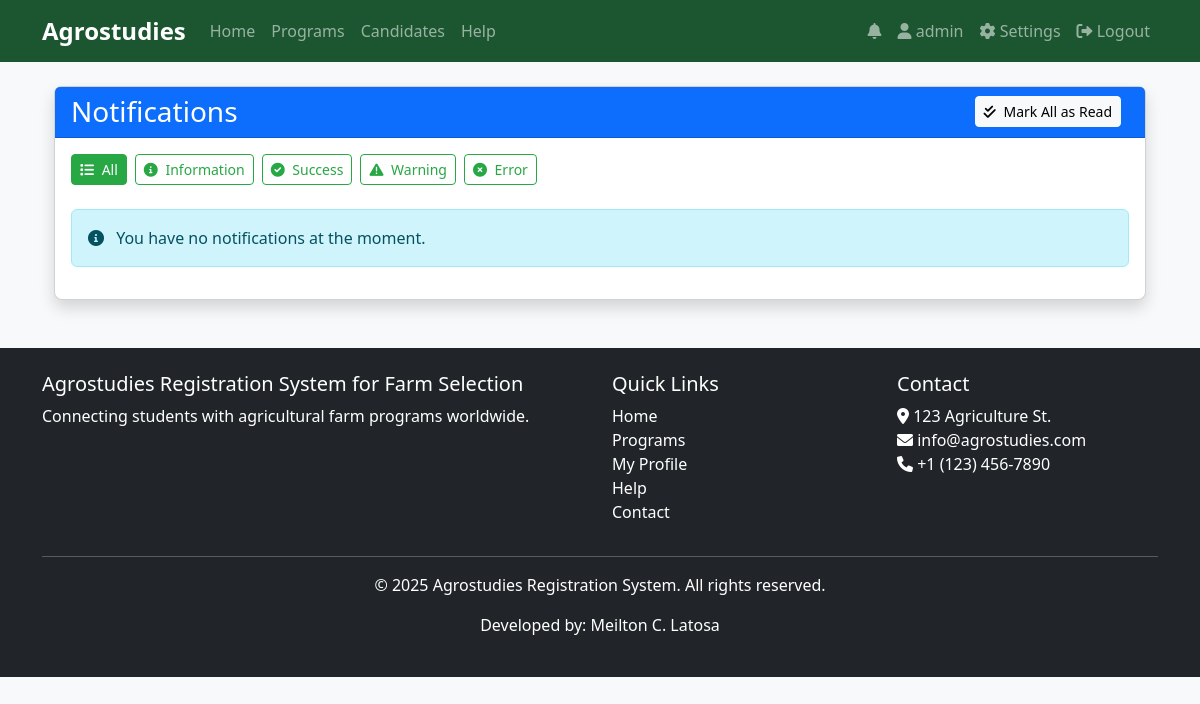
/notifications/ (signed in), run on an earlier commit of the app's database.
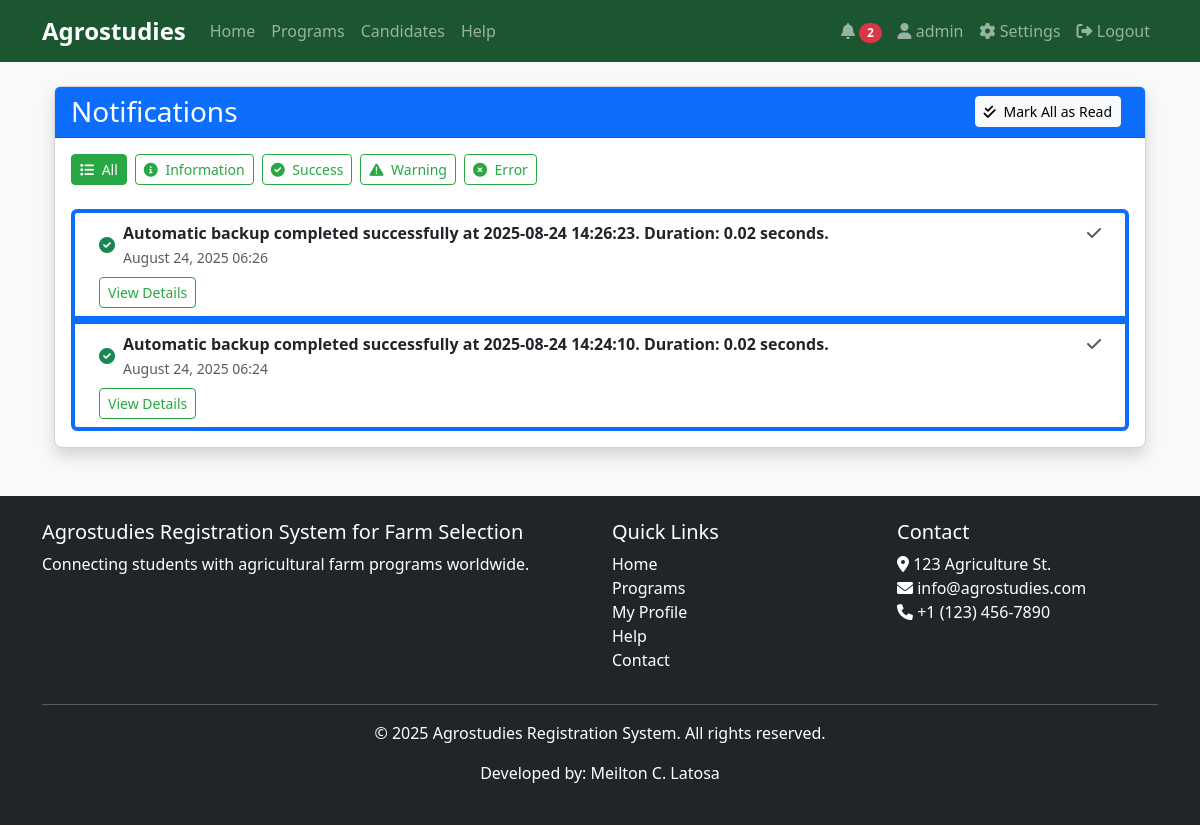
And on a later commit of the database.
### core/models.py (models this page shows, shortened)
class Notification(models.Model):
    INFO = 'info'
    SUCCESS = 'success'
    WARNING = 'warning'
    ERROR = 'error'
    NOTIFICATION_TYPES = [
        (INFO, 'Information'),
        (SUCCESS, 'Success'),
        (WARNING, 'Warning'),
        (ERROR, 'Error'),
    ]
    user = models.ForeignKey(User, on_delete=models.CASCADE, related_name='notifications')
    message = models.TextField()
    notification_type = models.CharField(max_length=10, choices=NOTIFICATION_TYPES, default=INFO)
    link = models.CharField(max_length=255, blank=True, null=True)
    created_at = models.DateTimeField(auto_now_add=True)
    read = models.BooleanField(default=False)
    class Meta:
        ordering = ['-created_at']
    @classmethod
    def clear_old_notifications(cls, user, days=30):
        from datetime import timedelta
        from django.utils import timezone
        cutoff_date = timezone.now() - timedelta(days=days)
        return cls.objects.filter(user=user, created_at__lt=cutoff_date).delete()

### core/views.py (the view)
# urls.py: path('notifications/', views.notifications, name='notifications'),
@login_required
def notifications(request):
    notification_type = request.GET.get('type', None)
    notifications_queryset = Notification.objects.filter(user=request.user)
    Notification.clear_old_notifications(request.user)
    if notification_type in [Notification.INFO, Notification.SUCCESS, Notification.WARNING, Notification.ERROR]:
        notifications_queryset = notifications_queryset.filter(notification_type=notification_type)
    notifications = notifications_queryset.order_by('read', '-created_at')
    paginator = Paginator(notifications, 20)  # Show 20 notifications per page
    page_number = request.GET.get('page')
    page_obj = paginator.get_page(page_number)
    return render(request, 'notifications.html', {
        'notifications': page_obj,
        'is_paginated': page_obj.has_other_pages(),
        'page_obj': page_obj,
        'current_type': notification_type,
        'notification_types': [
            {'code': Notification.INFO, 'name': 'Information'},
            {'code': Notification.SUCCESS, 'name': 'Success'},
            {'code': Notification.WARNING, 'name': 'Warning'},
            {'code': Notification.ERROR, 'name': 'Error'},
        ]
    })

### core/context_processors.py (called while the page is built)
def notification_count(request):
    if request.user.is_authenticated:
        unread_count = Notification.objects.filter(user=request.user, read=False).count()
        return {
            'unread_notifications_count': unread_count
        }
    return {
        'unread_notifications_count': 0
    }

### templates/notifications.html (shortened to what this page needs)
{% extends 'base.html' %}
{% block content %}
<div class="container mt-4">
    <div class="card shadow">
        <div class="card-header bg-primary text-white d-flex justify-content-between align-items-center">
            <h3 class="mb-0">Notifications</h3>
            <div>
                <a href="{% url 'mark_all_read' %}{% if current_type %}?type={{ current_type }}{% endif %}" class="btn btn-sm btn-light me-2">
                    <i class="fas fa-check-double me-1"></i> Mark All as Read
                </a>
            </div>
        </div>
        <div class="card-body">
            <div class="mb-3 d-flex flex-wrap">
                <a href="{% url 'notifications' %}" class="btn btn-sm {% if not current_type %}btn-primary{% else %}btn-outline-primary{% endif %} me-2 mb-2">
                    <i class="fas fa-list me-1"></i> All
                </a>
                {% for type in notification_types %}
                    <a href="{% url 'notifications' %}?type={{ type.code }}"
                       class="btn btn-sm {% if current_type == type.code %}btn-primary{% else %}btn-outline-primary{% endif %} me-2 mb-2">
                        {% if type.code == 'info' %}
                            <i class="fas fa-info-circle me-1"></i>
                        {% elif type.code == 'success' %}
                            <i class="fas fa-check-circle me-1"></i>
                        {% elif type.code == 'warning' %}
                            <i class="fas fa-exclamation-triangle me-1"></i>
                        {% elif type.code == 'error' %}
                            <i class="fas fa-times-circle me-1"></i>
                        {% endif %}
                        {{ type.name }}
                    </a>
                {% endfor %}
            </div>
            {% if notifications %}
                <ul class="list-group">
                    {% for notification in notifications %}
                        <li class="list-group-item {% if not notification.read %}border-start border-4 border-primary{% endif %} d-flex justify-content-between align-items-start">
                            <div class="ms-2 me-auto">
                                <div class="d-flex align-items-center">
                                    {% if notification.notification_type == 'info' %}
                                        <i class="fas fa-info-circle text-info me-2"></i>
                                    {% elif notification.notification_type == 'success' %}
                                        <i class="fas fa-check-circle text-success me-2"></i>
                                    {% elif notification.notification_type == 'warning' %}
                                        <i class="fas fa-exclamation-triangle text-warning me-2"></i>
                                    {% elif notification.notification_type == 'error' %}
                                        <i class="fas fa-times-circle text-danger me-2"></i>
                                    {% endif %}
                                    <div>
                                        <div class="fw-bold">{{ notification.message }}</div>
                                        <small class="text-muted">{{ notification.created_at|date:"F d, Y H:i" }}</small>
                                    </div>
                                </div>
                                {% if notification.link %}
                                    <div class="mt-2">
                                        <a href="{{ notification.link }}" class="btn btn-sm btn-outline-primary">View Details</a>
                                    </div>
                                {% endif %}
                            </div>
                            <div class="d-flex">
                                <a href="{% url 'mark_notification_read' notification.id %}" class="text-decoration-none me-2" title="Mark as read">
                                    <i class="fas fa-check text-muted"></i>
                                </a>
                            </div>
                        </li>
                    {% endfor %}
                </ul>
            {% else %}
                <div class="alert alert-info">
                    <i class="fas fa-info-circle me-2"></i> You have no notifications at the moment.
                </div>
            {% endif %}
        </div>
    </div>
</div>
{% endblock %}

### templates/base.html (shortened to what this page needs)
<!DOCTYPE html>
<html lang="en">
<head>
    <link href="https://cdn.jsdelivr.net/npm/bootstrap@5.3.0/dist/css/bootstrap.min.css" rel="stylesheet">
    <link rel="stylesheet" href="https://cdnjs.cloudflare.com/ajax/libs/font-awesome/6.0.0/css/all.min.css">
    <link rel="stylesheet" href="/static/css/main.css">
    <link rel="stylesheet" href="/static/css/modal-animations.css">
</head>
<body>
    <nav class="navbar navbar-expand-lg navbar-dark bg-dark">
        <div class="container">
            <a class="navbar-brand" href="{% url 'index' %}">Agrostudies</a>
            <div class="collapse navbar-collapse" id="navbarNav">
                <ul class="navbar-nav me-auto">
                    <li class="nav-item">
                        <a class="nav-link" href="{% url 'index' %}">Home</a>
                    </li>
                    <li class="nav-item">
                        <a class="nav-link" href="{% url 'program_list' %}">Programs</a>
                    </li>
                    {% if user.is_staff %}
                    <li class="nav-item">
                        <a class="nav-link" href="{% url 'candidate_list' %}">Candidates</a>
                    </li>
                    {% endif %}
                    <li class="nav-item">
                        <a class="nav-link" href="{% url 'help' %}">Help</a>
                    </li>
                </ul>
                <ul class="navbar-nav ms-auto">
                    {% if user.is_authenticated %}
                        <li class="nav-item dropdown">
                            <a class="nav-link" href="#" id="notificationDropdown" role="button" data-bs-toggle="dropdown" aria-expanded="false">
                                <i class="fas fa-bell"></i>
                                {% if unread_notifications_count > 0 %}
                                    <span class="badge rounded-pill bg-danger">{{ unread_notifications_count }}</span>
                                {% endif %}
                            </a>
                        </li>
                        <li class="nav-item">
                            <a class="nav-link" href="{% url 'profile' %}">
                                <i class="fas fa-user"></i> {{ user.username }}
                            </a>
                        </li>
                        {% if user.is_staff %}
                        <li class="nav-item">
                            <a class="nav-link" href="{% url 'admin:index' %}">
                                <i class="fas fa-cog"></i> Settings
                            </a>
                        </li>
                        {% endif %}
                        <li class="nav-item">
                            <a class="nav-link" href="{% url 'logout' %}">
                                <i class="fas fa-sign-out-alt"></i> Logout
                            </a>
                        </li>
                    {% endif %}
                </ul>
            </div>
        </div>
    </nav>
    <main class="container my-4">
        {% block content %}{% endblock %}
    </main>
    <footer class="bg-dark text-white py-4 mt-5">
        <div class="container">
            <div class="row">
                <div class="col-md-6">
                    <h5>Agrostudies Registration System for Farm Selection</h5>
                    <p>Connecting students with agricultural farm programs worldwide.</p>
                </div>
                <div class="col-md-3">
                    <h5>Quick Links</h5>
                    <ul class="list-unstyled">
                        <li><a href="{% url 'index' %}" class="text-white">Home</a></li>
                        <li><a href="{% url 'program_list' %}" class="text-white">Programs</a></li>
                        {% if user.is_authenticated %}
                            <li><a href="{% url 'profile' %}" class="text-white">My Profile</a></li>
                        {% else %}
                            <li><a href="#" data-bs-toggle="modal" data-bs-target="#loginModal" class="text-white">Login</a></li>
                            <li><a href="#" data-bs-toggle="modal" data-bs-target="#registerModal" class="text-white">Register</a></li>
                        {% endif %}
                        <li><a href="{% url 'help' %}" class="text-white">Help</a></li>
                        <li><a href="{% url 'contact' %}" class="text-white">Contact</a></li>
                    </ul>
                </div>
                <div class="col-md-3">
                    <h5>Contact</h5>
                    <address>
                        <i class="fas fa-map-marker-alt"></i> 123 Agriculture St.<br>
                        <i class="fas fa-envelope"></i> info@agrostudies.com<br>
                        <i class="fas fa-phone"></i> +1 (123) 456-7890
                    </address>
                </div>
            </div>
            <hr>
            <div class="text-center">
                <p>&copy; {% now "Y" %} Agrostudies Registration System. All rights reserved.</p>
                <p>Developed by: Meilton C. Latosa</p>
            </div>
        </div>
    </footer>
</body>
</html>

### static/css/main.css (style rules this page uses)
body { font-family: 'Segoe UI', Tahoma, Geneva, Verdana, sans-serif; background-color: #f8f9fa; color: #333; }
a { color: #28a745; text-decoration: none; }
.btn-primary { background-color: #28a745; border-color: #28a745; }
.btn-outline-primary { color: #28a745; border-color: #28a745; }
.navbar-dark { background-color: #1c5631 !important; }
.navbar-brand { font-weight: bold; font-size: 1.5rem; }
.card { border-radius: 8px; box-shadow: 0 2px 8px rgba(0,0,0,0.1); transition: transform 0.3s ease; }
footer { background-color: #1c5631 !important; }
footer a { transition: opacity 0.2s ease; }

What changed in the data, as far as the page shows it:
added Notification: notification_type "success" (drawn), message "Automatic backup completed successfully at 2025-08-24 14:26:23. Duration: 0.02 seconds.", created_at "August 24, 2025 06:26"
added Notification: notification_type "success" (drawn), message "Automatic backup completed successfully at 2025-08-24 14:24:10. Duration: 0.02 seconds.", created_at "August 24, 2025 06:24"
Also different on the page:
{{ unread_notifications_count }}: (not shown) → "2"
text no longer shown: "You have no notifications at the moment."
